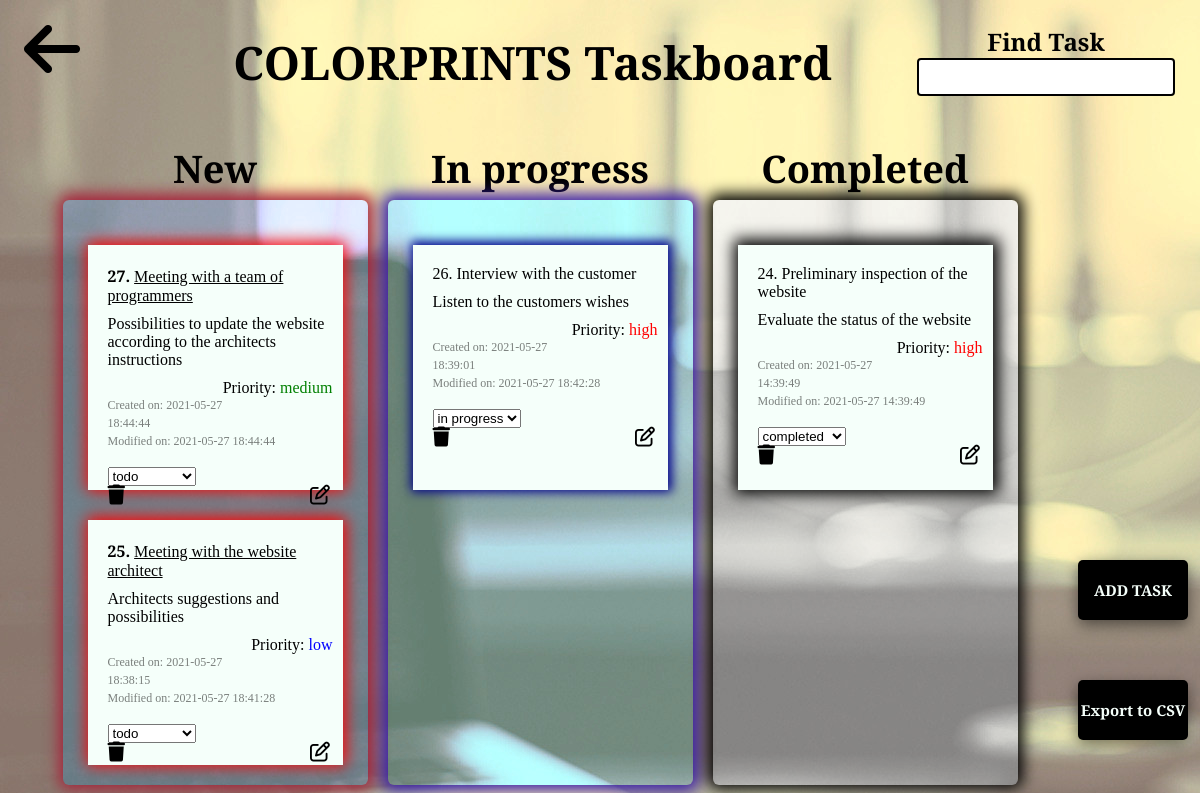
The app's page /tasks.php?id=16 (signed in) with its own data.
### tables this page shows
CREATE TABLE `projects` (
  `ID` int(8) NOT NULL,
  `name` varchar(64) NOT NULL,
  `description` varchar(256) DEFAULT NULL
);

CREATE TABLE `tasks` (
  `projectID` int(8) DEFAULT NULL,
  `ID` int(8) NOT NULL,
  `name` varchar(64) NOT NULL,
  `description` varchar(256) DEFAULT NULL,
  `priority` varchar(32) NOT NULL,
  `status` varchar(32) NOT NULL,
  `startDate` datetime DEFAULT NULL,
  `modifiedDate` datetime DEFAULT NULL
);

### tasks.php (the view, shortened to what this page needs)
<?php
require_once 'connection/connect.php';
$id = $_GET['id'];
?>
<!DOCTYPE html>
<html lang="en">
<head>
     <link href="css/tasks.css" rel="stylesheet">
</head>
<body>
     <div class="searchbox">
          <center>
               <h2>Find Task</h2>
          </center>
          <input type="text" id="search" placeholder="">
     </div>
     <div id="header">
          <?php
          $name = mysqli_query($connect, "SELECT name FROM projects WHERE ID = '$id'");
          $projectName = mysqli_fetch_array($name);
          ?>
          <h1 class="btest" id="testh"><?php echo $projectName['name']; ?> Taskboard</h1>
     </div>
     <div id="alltasks">
          <div class="taskboard">
               <div id="newtaskcontainerheader">
                    <h2>New</h2>
                    <div class="newtaskcontainer container" id="freshy">
                         <?php
                         $query = "SELECT * FROM tasks WHERE status = 'todo' AND projectID = '$id' ORDER BY ID DESC";
                         $result = mysqli_query($connect, $query);
                         if (mysqli_num_rows($result) > 0) {
                              while ($row = mysqli_fetch_array($result)) {
                                   if ($row["priority"] === 'low') {
                                        $priorityColor = 'blue';
                                   } else if ($row["priority"] === 'medium') {
                                        $priorityColor = 'green';
                                   } else {
                                        $priorityColor = 'red';
                                   }
                                   $projectID = $row["projectID"];
                                   $ID = $row["ID"];
                                   $status = $row["status"];
                         ?>
                                   <div class="todo" id="ncard" draggable="true">
                                        <form>
                                            <b><label class="labelid"><?php echo $row["ID"]; ?>.</label></b>
                                            <u><label><?php echo $row["name"]; ?></label></u><br>
                                             <label class="ldescription"><?php echo $row["description"]; ?></label><br>
                                             <label class="tpriority">Priority: <span style="color: <?php echo $priorityColor; ?>"><?php echo $row["priority"]; ?></span></label><br><br>
                                             <label class="date">Created on: <?php echo $row["startDate"]; ?></label><br>
                                             <label class="date">Modified on: <?php echo $row["modifiedDate"]; ?></label><br><br>
                                             <?php
                                             echo "
                                             <select class='status' onchange='location = this.value'>
                                                  <option class='current' disabled selected>$status</option>
                                                  <option value='connection/changeStatus.php?projectID=$projectID&ID=$ID&status=todo'>todo</option>
                                                  <option value='connection/changeStatus.php?projectID=$projectID&ID=$ID&status=in progress'>in progress</option>
                                                  <option value='connection/changeStatus.php?projectID=$projectID&ID=$ID&status=completed'>completed</option>
                                             </select>
                                             ";
                                             ?>
                                        </form>
                                        <div id="editdelete">
                                             <a href="connection/delTask.php?id=<?php echo $row['ID']; ?>"><i class="fas fa-trash fa-lg" id="deltask"></i></a>
                                             <a href="connection/editTask.php?id=<?php echo $row['ID']; ?>"><i class="far fa-edit fa fa-lg" id="edtask"></i></a>
                                        </div>
                                   </div>
                         <?php
                              }
                         }
                         ?>
                    </div>
               </div>
               <div id="inprogcontainerheader">
                    <h2>In progress</h2>
                    <div class="inprogcontainer container" id="inprogcontainer">
                         <?php
                         $query2 = "SELECT * FROM tasks WHERE status = 'in progress' AND projectID = '$id' ORDER BY ID DESC";
                         $result2 = mysqli_query($connect, $query2);
                         if (mysqli_num_rows($result2) > 0) {
                              while ($row2 = mysqli_fetch_array($result2)) {
                                   if ($row2["priority"] === 'low') {
                                        $priorityColor = 'blue';
                                   } else if ($row2["priority"] === 'medium') {
                                        $priorityColor = 'green';
                                   } else {
                                        $priorityColor = 'red';
                                   }
                                   $projectID2 = $row2["projectID"];
                                   $ID2 = $row2["ID"];
                                   $status2 = $row2["status"];
                         ?>
                                   <div class="in progress" draggable="true">
                                        <form>
                                             <label class="labelid"><?php echo $row2["ID"]; ?>.</label>
                                             <label><?php echo $row2["name"]; ?></label><br>
                                             <label class="ldescription"><?php echo $row2["description"]; ?></label><br>
                                             <label class="tpriority">Priority: <span style="color: <?php echo $priorityColor; ?>"><?php echo $row2["priority"]; ?></span></label><br><br>
                                             <label class="date">Created on: <?php echo $row2["startDate"]; ?></label><br>
                                             <label class="date">Modified on: <?php echo $row2["modifiedDate"]; ?></label><br><br>
                                             <?php
                                             echo "
                                             <select class='status' onchange='location = this.value'>
                                                  <option class='current' disabled selected>$status2</option>
                                                  <option value='connection/changeStatus.php?projectID=$projectID2&ID=$ID2&status=todo'>todo</option>
                                                  <option value='connection/changeStatus.php?projectID=$projectID2&ID=$ID2&status=in progress'>in progress</option>
                                                  <option value='connection/changeStatus.php?projectID=$projectID2&ID=$ID2&status=completed'>completed</option>
                                             </select>
                                             ";
                                             ?>
                                        </form>
                                        <div id="editdelete">
                                             <a href="connection/delTask.php?id=<?php echo $row2['ID']; ?>"><i class="fas fa-trash fa-lg" id="deltask"></i></a>
                                             <a href="connection/editTask.php?id=<?php echo $row2['ID']; ?>"><i class="far fa-edit fa fa-lg" id="edtask"></i></a>
                                        </div>
                                   </div>
                         <?php
                              }
                         }
                         ?>
                    </div>
               </div>
               <div id="donecontainerheader">
                    <h2>Completed</h2>
                    <div class="donecontainer container" id="done">
                         <?php
                         $query3 = "SELECT * FROM tasks WHERE status = 'completed' AND projectID = '$id' ORDER BY ID DESC";
                         $result3 = mysqli_query($connect, $query3);
                         if (mysqli_num_rows($result3) > 0) {
                              while ($row3 = mysqli_fetch_array($result3)) {
                                   if ($row3["priority"] === 'low') {
                                        $priorityColor = 'blue';
                                   } else if ($row3["priority"] === 'medium') {
                                        $priorityColor = 'green';
                                   } else {
                                        $priorityColor = 'red';
                                   }
                                   $projectID3 = $row3["projectID"];
                                   $ID3 = $row3["ID"];
                                   $status3 = $row3["status"];
                         ?>
                                   <div class="completed" draggable="true">
                                        <form>
                                             <label class="labelid"><?php echo $row3["ID"]; ?>.</label>
                                             <label><?php echo $row3["name"]; ?></label><br>
                                             <label class="ldescription"><?php echo $row3["description"]; ?></label><br>
                                             <label class="tpriority">Priority: <span style="color: <?php echo $priorityColor; ?>"><?php echo $row3["priority"]; ?></span></label><br><br>
                                             <label class="date">Created on: <?php echo $row3["startDate"]; ?></label><br>
                                             <label class="date">Modified on: <?php echo $row3["modifiedDate"]; ?></label><br><br>
                                             <?php
                                             echo "
                                             <select class='status' onchange='location = this.value'>
                                                  <option class='current' disabled selected>$status3</option>
                                                  <option value='connection/changeStatus.php?projectID=$projectID3&ID=$ID3&status=todo'>todo</option>
                                                  <option value='connection/changeStatus.php?projectID=$projectID3&ID=$ID3&status=in progress'>in progress</option>
                                                  <option value='connection/changeStatus.php?projectID=$projectID3&ID=$ID3&status=completed'>completed</option>
                                             </select>
                                             ";
                                             ?>
                                        </form>
                                        <div id="editdelete">
                                             <a href="connection/delTask.php?id=<?php echo $row3['ID']; ?>"><i class="fas fa-trash fa-lg" id="deltask"></i></a>
                                             <a href="connection/editTask.php?id=<?php echo $row3['ID']; ?>"><i class="far fa-edit fa fa-lg" id="edtask"></i></a>
                                        </div>
                                   </div>
                         <?php
                              }
                         }
                         ?>
                    </div>
               </div>
          </div>
          <a href="#" onclick="tasktoggle()" class="newtask">
               <h2>ADD TASK</h2>
          </a>
          <center><a href="connection/export_task.php?id=<?php echo $id; ?>" class="exportask">
                    <h2>Export to CSV</h2>
               </a></center>
     </div>
     <a id="b2proj" href="workspace.php"><i class="fas fa-arrow-left fa fa-4x"></i></a>
</body>
</html>

### records on screen
projects: name "COLORPRINTS"
tasks: ID "27", name "Meeting with a team of programmers", description "Possibilities to update the website according to the architects instructions", priority "medium", startDate "2021-05-27 18:44:44", modifiedDate "2021-05-27 18:44:44", status "todo"
tasks: ID "25", name "Meeting with the website architect", description "Architects suggestions and possibilities", priority "low", startDate "2021-05-27 18:38:15", modifiedDate "2021-05-27 18:41:28", status "todo"
tasks: ID "26", name "Interview with the customer", description "Listen to the customers wishes", priority "high", startDate "2021-05-27 18:39:01", modifiedDate "2021-05-27 18:42:28", status "in progress"
tasks: ID "24", name "Preliminary inspection of the website", description "Evaluate the status of the website", priority "high", startDate "2021-05-27 14:39:49", modifiedDate "2021-05-27 14:39:49", status "completed"
